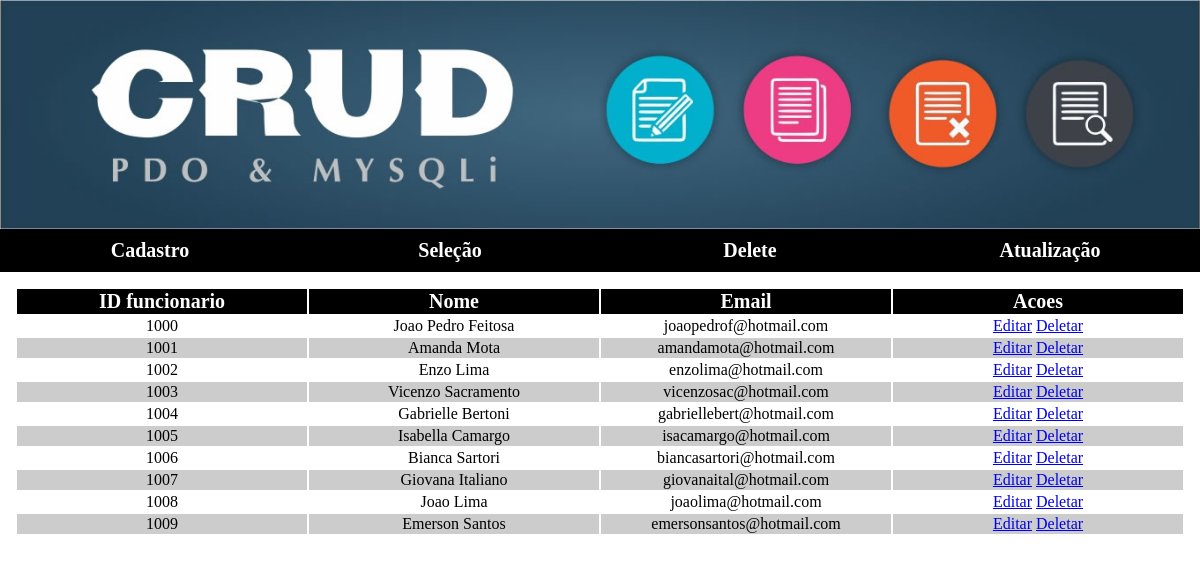
/Selecao/SelecaoFunc.php, run on the app's committed database.
### tables this page shows
CREATE TABLE `tbfuncionario` (
  `numero_func` int(5) NOT NULL,
  `nome_func` varchar(99) NOT NULL,
  `email` varchar(99) NOT NULL
);

### Classes/statements.php (called while the page is built, shortened)
<?php
class ClassStatement extends ClassConexao{
private $Resultado;
private function preparedStatements($Query, $Tipos, $Parametros)
{
    $Con=$this->conectaDB();
    $this->Crud=$Con->prepare($Query);
    $this->Crud->execute();
    $this->Resultado=$this->Crud->get_result();
}
private function countParametros($Parametros)
{
    $this->Contador=count($Parametros);
}
public function selectDB($Campos , $Tabela , $Condicao , $Tipos , $Parametros){
    $this->preparedStatements("select {$Campos} from {$Tabela} {$Condicao}",$Tipos,$Parametros);
    return $this->Resultado;
}
}
?>

### Selecao/SelecaoFunc.php (the view, shortened to what this page needs)
<!doctype html>
<html lang="pt-br">
<head>
    <link rel="stylesheet" href="../Estilo/CSS.css">
</head>
<body>
    <div class="Banner">
        <img src="../Imagens/Banner.jpg" alt="Banner Crud">
    </div>
    <div class="Nav">
        <li><a href="../Cadastros/cadastrofunc.php">Cadastro</a></li>
        <li><a href="../Selecao/SelecaoFunc.php">Seleção</a></li>
        <li><a href="delete">Delete</a></li>
        <li><a href="atualizacao">Atualização</a></li>
    </div>
<?php
    include("../Classes/statements.php");
?>
<div class="Content">
<table class="TabelaCrud">
    <tr>
        <td>ID funcionario</td>
        <td>Nome</td>
        <td>Email</td>
        <td>Acoes</td>
    </tr>
    <?php
        $Crud=new ClassStatement();
        $BFetch=$Crud->selectDB(
            "*",
            "tbfuncionario",
            "",
            "",
            array()
        );
        while($Result=$BFetch->fetch_all()){
            foreach($Result as $Fetch) {
                ?>
                <tr>
                    <td><?php echo $Fetch[0]; ?></td>
                    <td><?php echo $Fetch[1]; ?></td>
                    <td><?php echo $Fetch[2]; ?></td>
                    <td>
                    <a href="<?php echo "../Cadastros/cadastrofunc.php?idp={$Fetch[0]}";?>">Editar</a>
                        <a class="Deletar" href="<?php echo "../Controllers/ControllerDeletarFunc.php?idf={$Fetch[0]}"; ?>">Deletar</a>
                    </td>
                </tr>
    <?php
            }
        }
    ?>
</table>
</div>

### Estilo/CSS.css (style rules this page uses)
* { margin: 0; box-sizing: border-box; }
.Banner { float:left; width: 100%; }
.Banner img { width: 100%; vertical-align: middle; }
.Nav { float:left; width: 100%; background: #000; }
.Nav li { float:left; width: 25%; text-align: center; list-style: none; }
.Nav a { display:block; width: 100%; padding: 10px 0; color:#fff; font-weight: bold; text-decoration: none; font-size: 20px; }
.Content { float:left; width: 100%; padding: 15px; }
.TabelaCrud { width: 100%; text-align: center; }
.TabelaCrud tr:nth-child(2n -1) { background: #CCC; }
.TabelaCrud tr:first-child { background: #000; color:#fff; font-weight: bold; font-size: 20px; }
.TabelaCrud td { width: 25%; }

### data on the page
tbfuncionario: numero_func "1009", nome_func "Emerson Santos", email "emersonsantos@hotmail.com"
tbfuncionario: numero_func "1000", nome_func "Joao Pedro Feitosa", email "joaopedrof@hotmail.com"
tbfuncionario: numero_func "1001", nome_func "Amanda Mota", email "amandamota@hotmail.com"
tbfuncionario: numero_func "1002", nome_func "Enzo Lima", email "enzolima@hotmail.com"
tbfuncionario: numero_func "1003", nome_func "Vicenzo Sacramento", email "vicenzosac@hotmail.com"
tbfuncionario: numero_func "1004", nome_func "Gabrielle Bertoni", email "gabriellebert@hotmail.com"
tbfuncionario: numero_func "1005", nome_func "Isabella Camargo", email "isacamargo@hotmail.com"
tbfuncionario: numero_func "1006", nome_func "Bianca Sartori", email "biancasartori@hotmail.com"
tbfuncionario: numero_func "1007", nome_func "Giovana Italiano", email "giovanaital@hotmail.com"
tbfuncionario: numero_func "1008", nome_func "Joao Lima", email "joaolima@hotmail.com"
